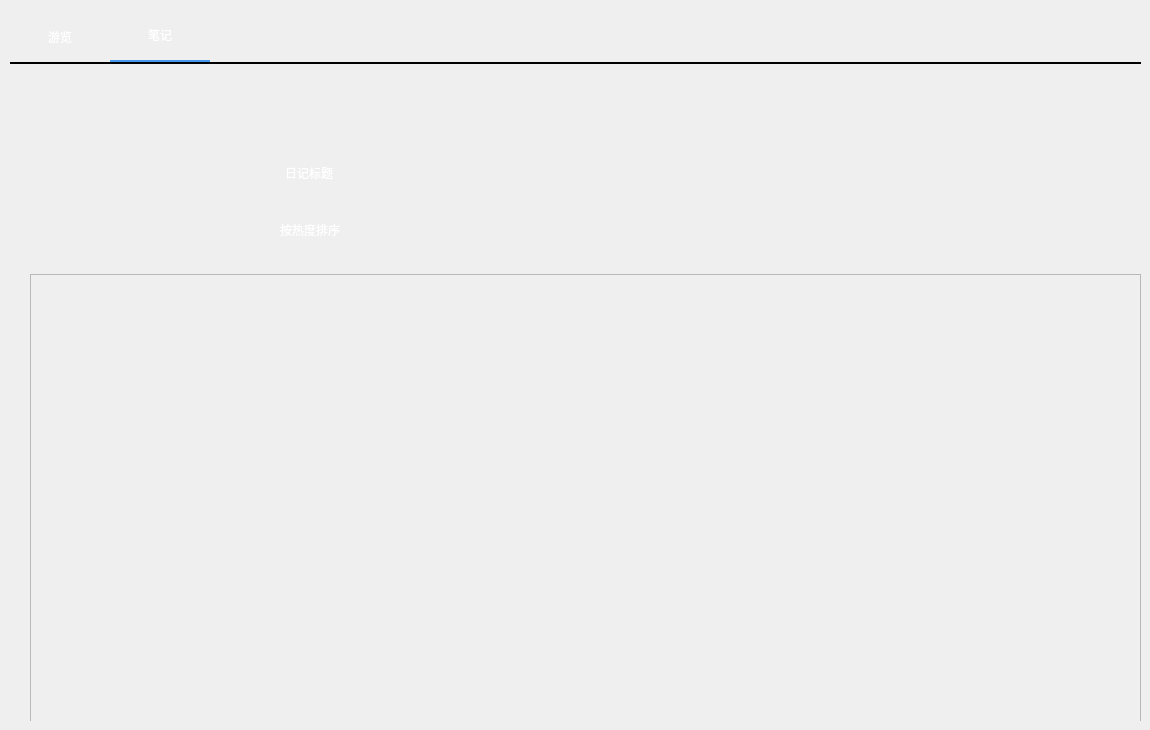
<?xml version="1.0" encoding="UTF-8"?>
<ui version="4.0">
 <class>PageB</class>
 <widget class="QWidget" name="PageB">
  <property name="geometry">
   <rect>
    <x>0</x>
    <y>0</y>
    <width>1150</width>
    <height>730</height>
   </rect>
  </property>
  <property name="minimumSize">
   <size>
    <width>1150</width>
    <height>730</height>
   </size>
  </property>
  <property name="maximumSize">
   <size>
    <width>1150</width>
    <height>730</height>
   </size>
  </property>
  <property name="windowTitle">
   <string>Form</string>
  </property>
  <widget class="QLabel" name="label">
   <property name="geometry">
    <rect>
     <x>0</x>
     <y>0</y>
     <width>1151</width>
     <height>731</height>
    </rect>
   </property>
   <property name="text">
    <string/>
   </property>
   <property name="pixmap">
    <pixmap resource="pic/all.qrc">:/pic/PageB-bg.png</pixmap>
   </property>
  </widget>
  <widget class="QTabWidget" name="tabWidget">
   <property name="geometry">
    <rect>
     <x>10</x>
     <y>10</y>
     <width>1131</width>
     <height>711</height>
    </rect>
   </property>
   <property name="styleSheet">
    <string notr="true">QTabWidget::pane{
min-width:100px;
min-height:50px;
border-top: 2px solid;

}

QTabBar::tab {

min-width:100px;

min-height:50px;

color: white;

font:20px &quot;Microsoft YaHei&quot;;

border: 0px solid;



}

QTabBar::tab:selected{

min-width:100px;

min-height:50px;
color: white;

font:22px &quot;Microsoft YaHei&quot;;

border: 0px solid;

border-bottom: 2px solid;

border-color: #4796f0;

}</string>
   </property>
   <property name="currentIndex">
    <number>1</number>
   </property>
   <widget class="QWidget" name="tab">
    <attribute name="title">
     <string>游览</string>
    </attribute>
    <widget class="QListWidget" name="listWidget">
     <property name="geometry">
      <rect>
       <x>80</x>
       <y>310</y>
       <width>231</width>
       <height>311</height>
      </rect>
     </property>
     <property name="styleSheet">
      <string notr="true">QListView {
	background-color: transparent;
	font: 7pt &quot;Microsoft YaHei&quot;;
	/*font-weight:bold;*/
	border: none;
}

QListView::item {
    height: 30px;
}

QListView::item:hover {
	background-color: transparent;
	padding: 10px;
	border-left: 3px solid rgb(130, 130, 130);
}

QListView::item:selected {
	background-color: transparent;
	color: black;
	padding: 10px;
	border-left: 3px solid black;
}</string>
     </property>
    </widget>
    <widget class="QLabel" name="t1pic02">
     <property name="geometry">
      <rect>
       <x>430</x>
       <y>200</y>
       <width>275</width>
       <height>422</height>
      </rect>
     </property>
     <property name="text">
      <string/>
     </property>
     <property name="pixmap">
      <pixmap resource="pic/all.qrc">:/pic/PageB-02.png</pixmap>
     </property>
    </widget>
    <widget class="QLabel" name="t1pic03">
     <property name="geometry">
      <rect>
       <x>800</x>
       <y>200</y>
       <width>275</width>
       <height>422</height>
      </rect>
     </property>
     <property name="text">
      <string/>
     </property>
     <property name="pixmap">
      <pixmap resource="pic/all.qrc">:/pic/PageB-03.png</pixmap>
     </property>
    </widget>
    <widget class="QLabel" name="t1pic01">
     <property name="geometry">
      <rect>
       <x>60</x>
       <y>200</y>
       <width>275</width>
       <height>421</height>
      </rect>
     </property>
     <property name="text">
      <string/>
     </property>
     <property name="pixmap">
      <pixmap resource="pic/all.qrc">:/pic/PageB-01.png</pixmap>
     </property>
    </widget>
    <widget class="QLineEdit" name="t1le">
     <property name="geometry">
      <rect>
       <x>420</x>
       <y>90</y>
       <width>401</width>
       <height>41</height>
      </rect>
     </property>
     <property name="styleSheet">
      <string notr="true">QLineEdit{
	background-color: transparent;
	border: none;
	text-align: center; 
	font: 25 14pt '微软雅黑 Light';
	color: rgb(255,255,255);
}
</string>
     </property>
    </widget>
    <widget class="QPushButton" name="t1btn_search">
     <property name="geometry">
      <rect>
       <x>790</x>
       <y>60</y>
       <width>91</width>
       <height>81</height>
      </rect>
     </property>
     <property name="styleSheet">
      <string notr="true">QPushButton {  
    border: none;  
    border-radius: 15px; /* 圆角 */  
    padding: 0px 0px 0px 10px; /* 上内边距、右内边距、下内边距、左内边距 */  
    color: rgb(255, 255, 255); /* 字体颜色 */  
    font: 15px &quot;Microsoft YaHei&quot;; /* 字体大小和名称 */  
    text-align: center;  
    background: transparent; /* 这里可以省略，因为后面会设置背景图片 */  
    background-image: url(:/pic/btn-search-normal.png); /* 设置背景图片 */  
	background-repeat:no-repeat;
}  
  
QPushButton:hover {  
    background-image: url(:/pic/btn-search-hover.png); /* 鼠标悬停时改变背景图片 */  
	background-repeat:no-repeat;
}</string>
     </property>
     <property name="text">
      <string/>
     </property>
    </widget>
    <widget class="QComboBox" name="t1cb_searchType">
     <property name="geometry">
      <rect>
       <x>265</x>
       <y>85</y>
       <width>151</width>
       <height>47</height>
      </rect>
     </property>
     <property name="styleSheet">
      <string notr="true">/* 未下拉时，QComboBox的样式 */
QComboBox {
    border: none;
    border-radius:22px;   /* 圆角 */
    padding: 0px 0px 0px 10px; /* 上内边距、右内边距、下内边距、左内边距 */
    /*color: rgba(0,0,0,1);*/
    font: normal normal 20px &quot;Microsoft YaHei&quot;;
    background: transparent;
    text-align: AlignHCenter;
 
    color:rgb(255,255,255);/*字体颜色*/
    background-color: transparent;
    border-image: url(:/pic/PageB2-combo-bg1.png);/*背景图片，圆角*/
}
 
/* 下拉后，整个下拉窗体样式 */
QComboBox QAbstractItemView {
    outline: 0px solid gray;   /* 选定项的虚框 */
    border-radius:10px;   /* 圆角 */
    padding-top:10px;    /*上下都留10px，是因为选中项是矩形，如果不留，移动到第一项和最后一项会变为直角，不好看*/
    padding-bottom:10px;
 
    color:rgb(160,160,160);
    border-image: url(:/pic/PageB2-combo-bg2.png);/*下拉框背景，圆角图片*/
}
 
/* 下拉后，整个下拉窗体每项的样式 */
QComboBox QAbstractItemView::item {
 
    min-height: 47px;/*每项高度*/
}
 
/* 下拉后，整个下拉窗体越过每项的样式 */
QComboBox QAbstractItemView::item:hover {
    color:rgb(255,255,255);
}
 
/* 下拉后，整个下拉窗体被选择的每项的样式 */
QComboBox QAbstractItemView::item:selected {
    color:rgb(255,255,255);
 
    border-image: url(:/pic/PageB2-combo-bg1.png);/*鼠标悬浮时背景图片*/
}
QComboBox::drop-down {
    subcontrol-origin: padding;
    subcontrol-position: top right;/*放于右方顶部*/
    width: 50px;/*设置按钮范围宽度*/
 	/*border-radius: 15px;
    border-left-width: 1px;
    border-left-color: darkgray;
    border-left-style: solid;*/

    border-top-right-radius: 3px;/*设置边框圆角*/
    border-bottom-right-radius: 3px;
/*padding-right: 50px;*/
}

/*QCombobox右侧按钮的箭头图标*/
QComboBox::down-arrow {
	border-image: url(:/pic/down.png);/*自定义图片填充*/
	width: 15px;/*设置该图标的宽高*/
	height: 15px;
}

</string>
     </property>
     <item>
      <property name="text">
       <string>名称</string>
      </property>
     </item>
     <item>
      <property name="text">
       <string>类别</string>
      </property>
     </item>
     <item>
      <property name="text">
       <string>关键字</string>
      </property>
     </item>
    </widget>
    <widget class="QLabel" name="t1pic_search">
     <property name="geometry">
      <rect>
       <x>261</x>
       <y>44</y>
       <width>651</width>
       <height>131</height>
      </rect>
     </property>
     <property name="text">
      <string/>
     </property>
     <property name="pixmap">
      <pixmap resource="pic/all.qrc">:/pic/PageB-searchLine.png</pixmap>
     </property>
    </widget>
    <widget class="QComboBox" name="t1cb_sortType">
     <property name="geometry">
      <rect>
       <x>260</x>
       <y>150</y>
       <width>161</width>
       <height>31</height>
      </rect>
     </property>
     <property name="styleSheet">
      <string notr="true">/* 未下拉时，QComboBox的样式 */
QComboBox {
    /*border: 1px solid gray;   /* 边框 */
    border-radius:15px;   /* 圆角 */
    padding: 0px 0px 0px 10px; /* 上内边距、右内边距、下内边距、左内边距 */
    color: rgba(0,0,0,1);
    font: normal normal 20px &quot;Microsoft YaHei&quot;;
    background: transparent;
    text-align: AlignHCenter;
 
    color:rgb(255,255,255);/*字体颜色*/
    background-color: transparent;
   /* border-image: url(:/pic/PageB2-combo-bg2.png);/*背景图片，圆角*/
}
 
/* 下拉后，整个下拉窗体样式 */
QComboBox QAbstractItemView {
    outline: 0px solid gray;   /* 选定项的虚框 */
    border-radius:10px;   /* 圆角 */
    padding-top:10px;    /*上下都留10px，是因为选中项是矩形，如果不留，移动到第一项和最后一项会变为直角，不好看*/
    padding-bottom:10px;
 
    color:rgb(160,160,160);
    border-image: url(:/pic/PageB2-combo-bg2.png);/*下拉框背景，圆角图片*/
}
 
/* 下拉后，整个下拉窗体每项的样式 */
QComboBox QAbstractItemView::item {
 
    min-height: 50px;/*每项高度*/
}
 
/* 下拉后，整个下拉窗体越过每项的样式 */
QComboBox QAbstractItemView::item:hover {
    color:rgb(255,255,255);
}
 
/* 下拉后，整个下拉窗体被选择的每项的样式 */
QComboBox QAbstractItemView::item:selected {
    color:rgb(255,255,255);
 
    border-image: url(:/pic/PageB2-combo-bg1.png);/*鼠标悬浮时背景图片*/
}
QComboBox::drop-down {
    subcontrol-origin: padding;
    subcontrol-position: top right;/*放于右方顶部*/
    width: 50px;/*设置按钮范围宽度*/
 	/*border-radius: 15px;
    border-left-width: 1px;
    border-left-color: darkgray;
    border-left-style: solid;*/

    border-top-right-radius: 3px;/*设置边框圆角*/
    border-bottom-right-radius: 3px;
/*padding-right: 50px;*/
}

/*QCombobox右侧按钮的箭头图标*/
QComboBox::down-arrow {
	border-image: url(:/pic/down.png);/*自定义图片填充*/
	width: 15px;/*设置该图标的宽高*/
	height: 15px;
}
</string>
     </property>
     <item>
      <property name="text">
       <string>按热度排序</string>
      </property>
     </item>
     <item>
      <property name="text">
       <string>按评价排序</string>
      </property>
     </item>
    </widget>
    <widget class="QListWidget" name="listWidget_2">
     <property name="geometry">
      <rect>
       <x>450</x>
       <y>310</y>
       <width>231</width>
       <height>311</height>
      </rect>
     </property>
     <property name="styleSheet">
      <string notr="true">QListView {
	background-color: transparent;
	font: 7pt &quot;Microsoft YaHei&quot;;
	border: none;
}

QListView::item {
    height: 30px;
}

QListView::item:hover {
	background-color: transparent;
	padding: 10px;
	border-left: 3px solid rgb(130, 130, 130);
}

QListView::item:selected {
	background-color: transparent;
	color: black;
	padding: 10px;
	border-left: 3px solid black;
}</string>
     </property>
    </widget>
    <widget class="QListWidget" name="listWidget_3">
     <property name="geometry">
      <rect>
       <x>820</x>
       <y>310</y>
       <width>231</width>
       <height>311</height>
      </rect>
     </property>
     <property name="styleSheet">
      <string notr="true">QListView {
	background-color: transparent;
	font: 7pt &quot;Microsoft YaHei&quot;;
	border: none;
}

QListView::item {
    height: 30px;
}

QListView::item:hover {
	background-color: transparent;
	padding: 10px;
	border-left: 3px solid rgb(130, 130, 130);
}

QListView::item:selected {
	background-color: transparent;
	color: black;
	padding: 10px;
	border-left: 3px solid black;
}</string>
     </property>
    </widget>
    <widget class="QScrollArea" name="t1scrollArea">
     <property name="geometry">
      <rect>
       <x>70</x>
       <y>210</y>
       <width>1041</width>
       <height>431</height>
      </rect>
     </property>
     <property name="styleSheet">
      <string notr="true">QWidget#scrollAreaWidgetContents{
    background:transparent;
}</string>
     </property>
     <property name="widgetResizable">
      <bool>true</bool>
     </property>
     <widget class="QWidget" name="t1scrollAreaWidgetContents">
      <property name="geometry">
       <rect>
        <x>0</x>
        <y>0</y>
        <width>1039</width>
        <height>429</height>
       </rect>
      </property>
      <property name="styleSheet">
       <string notr="true">QWidget#scrollAreaWidgetContents{
    background:transparent;
}</string>
      </property>
     </widget>
    </widget>
    <widget class="QLineEdit" name="t1le_2">
     <property name="geometry">
      <rect>
       <x>690</x>
       <y>610</y>
       <width>401</width>
       <height>41</height>
      </rect>
     </property>
     <property name="styleSheet">
      <string notr="true">QLineEdit{
	background-color: transparent;
	border: none;
	text-align: center; 
	font: 25 14pt '微软雅黑 Light';
	color: rgb(255,255,255);
}
</string>
     </property>
    </widget>
    <widget class="QLabel" name="t1picnoans">
     <property name="geometry">
      <rect>
       <x>70</x>
       <y>230</y>
       <width>977</width>
       <height>384</height>
      </rect>
     </property>
     <property name="text">
      <string/>
     </property>
     <property name="pixmap">
      <pixmap resource="pic/all.qrc">:/pic/PageB1-noans.png</pixmap>
     </property>
    </widget>
    <zorder>t1pic_search</zorder>
    <zorder>t1le</zorder>
    <zorder>t1pic02</zorder>
    <zorder>t1pic03</zorder>
    <zorder>t1pic01</zorder>
    <zorder>listWidget</zorder>
    <zorder>t1cb_searchType</zorder>
    <zorder>t1cb_sortType</zorder>
    <zorder>t1btn_search</zorder>
    <zorder>listWidget_2</zorder>
    <zorder>listWidget_3</zorder>
    <zorder>t1scrollArea</zorder>
    <zorder>t1le_2</zorder>
    <zorder>t1picnoans</zorder>
   </widget>
   <widget class="QWidget" name="tab_2">
    <attribute name="title">
     <string>笔记</string>
    </attribute>
    <widget class="QScrollArea" name="scrollArea">
     <property name="geometry">
      <rect>
       <x>20</x>
       <y>210</y>
       <width>1111</width>
       <height>451</height>
      </rect>
     </property>
     <property name="styleSheet">
      <string notr="true">QWidget#scrollAreaWidgetContents{
    background:transparent;
}</string>
     </property>
     <property name="widgetResizable">
      <bool>true</bool>
     </property>
     <widget class="QWidget" name="scrollAreaWidgetContents">
      <property name="geometry">
       <rect>
        <x>0</x>
        <y>0</y>
        <width>1109</width>
        <height>449</height>
       </rect>
      </property>
      <property name="styleSheet">
       <string notr="true">QWidget#scrollAreaWidgetContents{
    background:transparent;
}</string>
      </property>
     </widget>
    </widget>
    <widget class="QLabel" name="t2pic_search">
     <property name="geometry">
      <rect>
       <x>261</x>
       <y>44</y>
       <width>651</width>
       <height>131</height>
      </rect>
     </property>
     <property name="text">
      <string/>
     </property>
     <property name="pixmap">
      <pixmap resource="pic/all.qrc">:/pic/PageB-searchLine.png</pixmap>
     </property>
    </widget>
    <widget class="QComboBox" name="t2cb_searchType">
     <property name="geometry">
      <rect>
       <x>265</x>
       <y>85</y>
       <width>151</width>
       <height>47</height>
      </rect>
     </property>
     <property name="styleSheet">
      <string notr="true">/* 未下拉时，QComboBox的样式 */
QComboBox {
    border: none;
    border-radius:22px;   /* 圆角 */
    padding: 0px 0px 0px 10px; /* 上内边距、右内边距、下内边距、左内边距 */
    /*color: rgba(0,0,0,1);*/
    font: normal normal 20px &quot;Microsoft YaHei&quot;;
    background: transparent;
    text-align: AlignHCenter;
 
    color:rgb(255,255,255);/*字体颜色*/
    background-color: transparent;
    border-image: url(:/pic/PageB2-combo-bg1.png);/*背景图片，圆角*/
}
 
/* 下拉后，整个下拉窗体样式 */
QComboBox QAbstractItemView {
    outline: 0px solid gray;   /* 选定项的虚框 */
    border-radius:10px;   /* 圆角 */
    padding-top:10px;    /*上下都留10px，是因为选中项是矩形，如果不留，移动到第一项和最后一项会变为直角，不好看*/
    padding-bottom:10px;
 
    color:rgb(160,160,160);
    border-image: url(:/pic/PageB2-combo-bg2.png);/*下拉框背景，圆角图片*/
}
 
/* 下拉后，整个下拉窗体每项的样式 */
QComboBox QAbstractItemView::item {
 
    min-height: 47px;/*每项高度*/
}
 
/* 下拉后，整个下拉窗体越过每项的样式 */
QComboBox QAbstractItemView::item:hover {
    color:rgb(255,255,255);
}
 
/* 下拉后，整个下拉窗体被选择的每项的样式 */
QComboBox QAbstractItemView::item:selected {
    color:rgb(255,255,255);
 
    border-image: url(:/pic/PageB2-combo-bg1.png);/*鼠标悬浮时背景图片*/
}
QComboBox::drop-down {
    subcontrol-origin: padding;
    subcontrol-position: top right;/*放于右方顶部*/
    width: 50px;/*设置按钮范围宽度*/
 	/*border-radius: 15px;
    border-left-width: 1px;
    border-left-color: darkgray;
    border-left-style: solid;*/

    border-top-right-radius: 3px;/*设置边框圆角*/
    border-bottom-right-radius: 3px;
/*padding-right: 50px;*/
}

/*QCombobox右侧按钮的箭头图标*/
QComboBox::down-arrow {
	border-image: url(:/pic/down.png);/*自定义图片填充*/
	width: 15px;/*设置该图标的宽高*/
	height: 15px;
}

</string>
     </property>
     <item>
      <property name="text">
       <string>日记标题</string>
      </property>
     </item>
     <item>
      <property name="text">
       <string>日记内容</string>
      </property>
     </item>
     <item>
      <property name="text">
       <string>目的地</string>
      </property>
     </item>
    </widget>
    <widget class="QComboBox" name="t2cb_sortType">
     <property name="geometry">
      <rect>
       <x>260</x>
       <y>150</y>
       <width>161</width>
       <height>31</height>
      </rect>
     </property>
     <property name="styleSheet">
      <string notr="true">/* 未下拉时，QComboBox的样式 */
QComboBox {
    /*border: 1px solid gray;   /* 边框 */
    border-radius:15px;   /* 圆角 */
    padding: 0px 0px 0px 10px; /* 上内边距、右内边距、下内边距、左内边距 */
    color: rgba(0,0,0,1);
    font: normal normal 20px &quot;Microsoft YaHei&quot;;
    background: transparent;
    text-align: AlignHCenter;
 
    color:rgb(255,255,255);/*字体颜色*/
    background-color: transparent;
   /* border-image: url(:/pic/PageB2-combo-bg2.png);/*背景图片，圆角*/
}
 
/* 下拉后，整个下拉窗体样式 */
QComboBox QAbstractItemView {
    outline: 0px solid gray;   /* 选定项的虚框 */
    border-radius:10px;   /* 圆角 */
    padding-top:10px;    /*上下都留10px，是因为选中项是矩形，如果不留，移动到第一项和最后一项会变为直角，不好看*/
    padding-bottom:10px;
 
    color:rgb(160,160,160);
    border-image: url(:/pic/PageB2-combo-bg2.png);/*下拉框背景，圆角图片*/
}
 
/* 下拉后，整个下拉窗体每项的样式 */
QComboBox QAbstractItemView::item {
 
    min-height: 50px;/*每项高度*/
}
 
/* 下拉后，整个下拉窗体越过每项的样式 */
QComboBox QAbstractItemView::item:hover {
    color:rgb(255,255,255);
}
 
/* 下拉后，整个下拉窗体被选择的每项的样式 */
QComboBox QAbstractItemView::item:selected {
    color:rgb(255,255,255);
 
    border-image: url(:/pic/PageB2-combo-bg1.png);/*鼠标悬浮时背景图片*/
}
QComboBox::drop-down {
    subcontrol-origin: padding;
    subcontrol-position: top right;/*放于右方顶部*/
    width: 50px;/*设置按钮范围宽度*/
 	/*border-radius: 15px;
    border-left-width: 1px;
    border-left-color: darkgray;
    border-left-style: solid;*/

    border-top-right-radius: 3px;/*设置边框圆角*/
    border-bottom-right-radius: 3px;
/*padding-right: 50px;*/
}

/*QCombobox右侧按钮的箭头图标*/
QComboBox::down-arrow {
	border-image: url(:/pic/down.png);/*自定义图片填充*/
	width: 15px;/*设置该图标的宽高*/
	height: 15px;
}
</string>
     </property>
     <item>
      <property name="text">
       <string>按热度排序</string>
      </property>
     </item>
     <item>
      <property name="text">
       <string>按评价排序</string>
      </property>
     </item>
     <item>
      <property name="text">
       <string>按兴趣排序</string>
      </property>
     </item>
    </widget>
    <widget class="QLineEdit" name="t2le">
     <property name="geometry">
      <rect>
       <x>420</x>
       <y>90</y>
       <width>401</width>
       <height>41</height>
      </rect>
     </property>
     <property name="styleSheet">
      <string notr="true">QLineEdit{
	background-color: transparent;
	border: none;
	text-align: center; 
	font: 25 14pt '微软雅黑 Light';
	color: rgb(255,255,255);
}
</string>
     </property>
    </widget>
    <widget class="QPushButton" name="t2btn_search">
     <property name="geometry">
      <rect>
       <x>790</x>
       <y>60</y>
       <width>91</width>
       <height>81</height>
      </rect>
     </property>
     <property name="styleSheet">
      <string notr="true">QPushButton {  
    border: none;  
    border-radius: 15px; /* 圆角 */  
    padding: 0px 0px 0px 10px; /* 上内边距、右内边距、下内边距、左内边距 */  
    color: rgb(255, 255, 255); /* 字体颜色 */  
    font: 15px &quot;Microsoft YaHei&quot;; /* 字体大小和名称 */  
    text-align: center;  
    background: transparent; /* 这里可以省略，因为后面会设置背景图片 */  
    background-image: url(:/pic/btn-search-normal.png); /* 设置背景图片 */  
	background-repeat:no-repeat;
}  
  
QPushButton:hover {  
    background-image: url(:/pic/btn-search-hover.png); /* 鼠标悬停时改变背景图片 */  
	background-repeat:no-repeat;
}</string>
     </property>
     <property name="text">
      <string/>
     </property>
    </widget>
    <widget class="QLabel" name="t2picnoans">
     <property name="geometry">
      <rect>
       <x>70</x>
       <y>230</y>
       <width>977</width>
       <height>384</height>
      </rect>
     </property>
     <property name="text">
      <string/>
     </property>
     <property name="pixmap">
      <pixmap resource="pic/all.qrc">:/pic/PageB1-noans.png</pixmap>
     </property>
    </widget>
   </widget>
  </widget>
  <widget class="QPushButton" name="btn_quit">
   <property name="geometry">
    <rect>
     <x>1090</x>
     <y>0</y>
     <width>61</width>
     <height>61</height>
    </rect>
   </property>
   <property name="styleSheet">
    <string notr="true">QPushButton {  
    border: none;  
    padding: 0px 0px 0px 10px; /* 上内边距、右内边距、下内边距、左内边距 */  
    background: transparent; /* 这里可以省略，因为后面会设置背景图片 */  
    background-image: url(:/pic/btn-close-normal.png); /* 设置背景图片 */  
	background-repeat:no-repeat;
}  
  
QPushButton:hover {  
    background-image: url(:/pic/btn-close-hover.png); /* 鼠标悬停时改变背景图片 */  
	background-repeat:no-repeat;
}</string>
   </property>
   <property name="text">
    <string/>
   </property>
   <property name="iconSize">
    <size>
     <width>30</width>
     <height>30</height>
    </size>
   </property>
  </widget>
  <widget class="QPushButton" name="btn_logoff">
   <property name="geometry">
    <rect>
     <x>1027</x>
     <y>9</y>
     <width>61</width>
     <height>41</height>
    </rect>
   </property>
   <property name="styleSheet">
    <string notr="true">QPushButton {  
    border: none;   
    padding: 0px 0px 0px 10px; /* 上内边距、右内边距、下内边距、左内边距 */  
    color: rgb(255, 255, 255); /* 字体颜色 */  
    font: 15px &quot;Microsoft YaHei&quot;; /* 字体大小和名称 */  
    text-align: center;  
    background: transparent; /* 这里可以省略，因为后面会设置背景图片 */  
    background-image: url(:/pic/btn-logoff-normal.png); /* 设置背景图片 */  
	background-repeat:no-repeat;
}  
  
QPushButton:hover {  
    background-image: url(:/pic/btn-logoff-hover.png); /* 鼠标悬停时改变背景图片 */  
	background-repeat:no-repeat;
}</string>
   </property>
   <property name="text">
    <string/>
   </property>
   <property name="iconSize">
    <size>
     <width>30</width>
     <height>30</height>
    </size>
   </property>
  </widget>
 </widget>
 <resources>
  <include location="pic/all.qrc"/>
 </resources>
 <connections/>
</ui>
